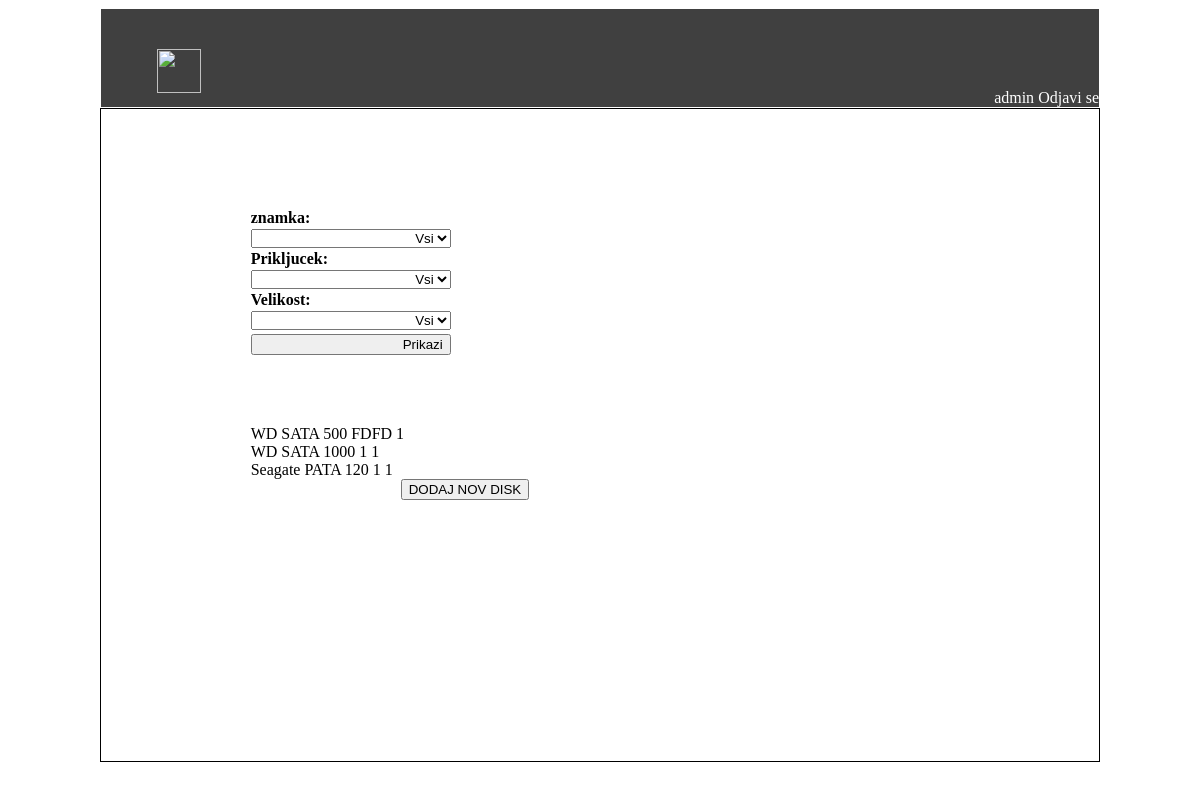
/app/diski (signed in), run on the app's committed database.
### kalkulator/models.py (models this page shows)
class Disk(models.Model):
    znamka = models.CharField(max_length=20)
    prikljucek = models.CharField(max_length=20)
    velikost = models.CharField(max_length=20)
    opis = models.CharField(max_length=20)
    kolicina = models.CharField(max_length=20)

### kalkulator/views.py (the view, shortened to what this page needs)
@login_required
def diski(request):
    context = {}
    diski = Disk.objects.all()
    znamke = Disk.objects.values_list('znamka', flat=True).distinct()
    velikosti = Disk.objects.values_list('velikost', flat=True).distinct()
    context['znamke'] = znamke
    context['velikosti'] = velikosti
    context['diski'] = diski
    return render(request, 'kalkulator/diski.html', context)

### kalkulator/templates/kalkulator/diski.html (shortened to what this page needs)
{% extends "kalkulator/base.html" %}
{% block main %}
	<div id="Stanje">
		<form>
			<label>znamka:</label><select name="znamka">
										<option>Vsi</option>
										</select>
			<label>Prikljucek:</label><select name="prikljucek">
										<option>Vsi</option>
										</select>
			<label>Velikost:</label><select name="velikost">
										<option>Vsi</option>
										</select>
			<input type="submit" id="vpisi" value="Prikazi">
		</form>
		<br>
		<br>
		<br>
		<br>
		<br>
		<br>
		<br>
		<br>
		<br>
		<br>
		<br>
		<br>
		{% for disk in diski %}
		{{disk.znamka}}   {{disk.prikljucek}} {{disk.velikost}} {{disk.opis}} {{disk.kolicina}}<br>
		{% endfor %}
		<a href="dodajDisk" style="margin-left:150px">
			<button> DODAJ NOV DISK</button>
		</a>
	</div>
{% endblock %}

### kalkulator/templates/kalkulator/base.html (shortened to what this page needs)
{% load static %}
<!DOCTYPE HTML>
<html>
	<head>
		<link href="{% static 'kalkulator/style.css' %}" rel="stylesheet"/>
	</head>
	<body>
		<div id="page">
			<div id="banner">
				{% block logout %}
					<div id="logout">
								{% if user.is_authenticated %}
									{{ user.username }}
									<a href="{% url 'login' %}">Odjavi se</a>
								{% endif %}
					</div>
					<div id="back_button">
						<a href="main">
							<img src="https://image.flaticon.com/icons/svg/60/60817.svg" style="width:44px;height:44px;">
						</a>
					</div>
				{% endblock %}
			</div>
			<div id="main">
				 {% block main %}
				 {% endblock %}
			</div>
		</div>
	</body>
</html>

### kalkulator/static/kalkulator/style.css (style rules this page uses)
body { max-width: 1000px; margin-left: auto; margin-right: auto; }
#page { width: 100%; height:98vh; }
#banner { position: relative; border: 1px solid white; box-sizing: border-box; max-width: 1000px; margin-left: auto; margin-right: auto; height: 100px; text-align: right; color: white; overflow: hidden; background-color: #404040; }
#back_button { position: relative; margin-right : 90%; margin-top : 4%; width: 100px; height: 100px; }
#main { height: 83.4%; border: 1px solid black; box-sizing: border-box; }
#logout { position: absolute; right: 0; bottom: 0; }
a:link { color: white; text-decoration: none; }
#Obrazec, #Stanje, #Porocilo { padding: 10% 15%; }
select, input, textarea { clear: both; float: left; width: 200px; margin: 2px 0px; text-align: right; }
label { float: left; clear: both; width: 200px; font-weight: bolder; }

### data on the page
Disk: znamka "WD", prikljucek "SATA", velikost "500", opis "FDFD", kolicina "1"
Disk: znamka "WD", prikljucek "SATA", velikost "1000", opis "1", kolicina "1"
Disk: znamka "Seagate", prikljucek "PATA", velikost "120", opis "1", kolicina "1"

### other printed values
{{ user.username }} "admin"
